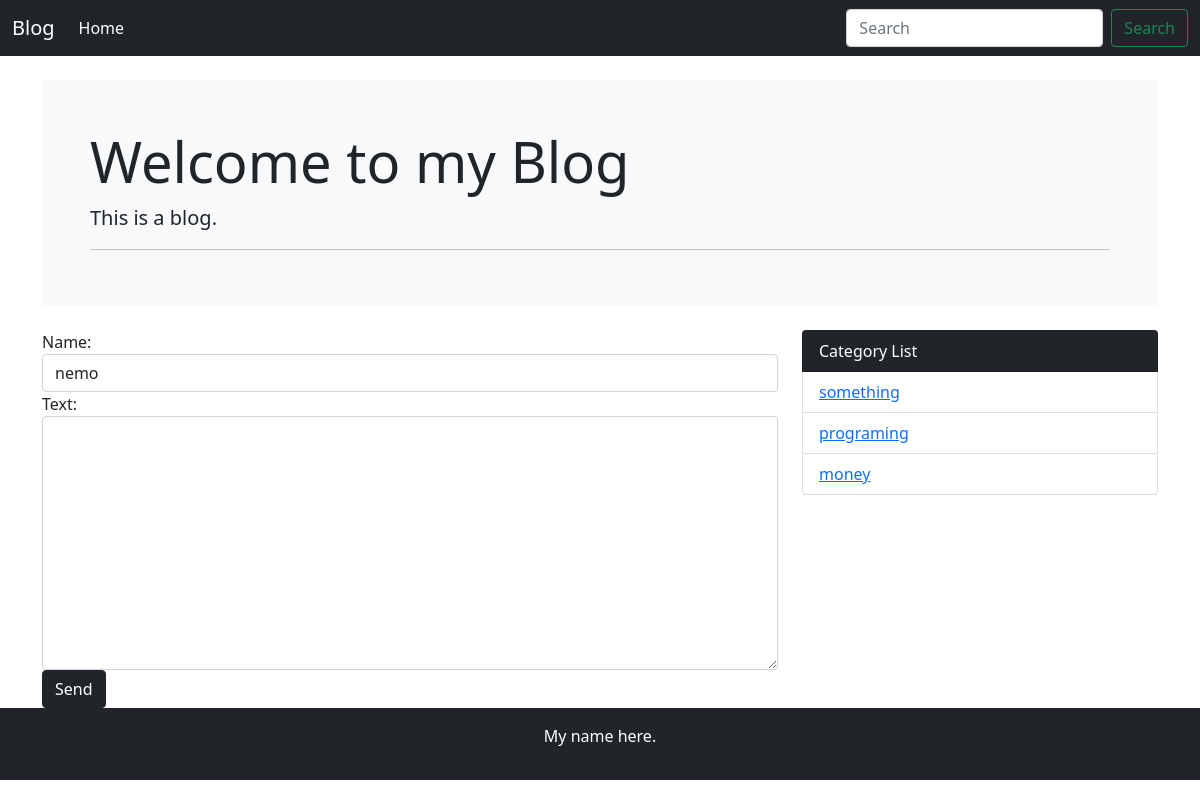
Screenshot of /comment4 with the database file from the repository.
### blog/models.py (models this page shows)
class Category(models.Model):
    name = models.CharField("Category name", max_length=255)
    created_at = models.DateTimeField("Created date", default=timezone.now)
    def __str__(self):
        return self.name

### blog/views.py (the view, shortened to what this page needs)
# urls.py: path("comment<int:post_pk>", views.CommentView.as_view(), name="comment"),
class CommentView(generic.CreateView):
    model = Comment
    form_class = CommentCreateForms

### blog/forms.py
class CommentCreateForms(forms.ModelForm):
    def __init__(self, *args, **kwargs):
        super().__init__(*args, **kwargs)
        for field in self.fields.values():
            field.widget.attrs["class"] = "form-control"
    class Meta:
        model = Comment
        fields = ["name", "text"]

### blog/context_processors.py (called while the page is built)
def common(request):
    context = {
        "category_list": Category.objects.all()
    }
    return context

### blog/templates/blog/comment_form.html (shortened to what this page needs)
{% extends 'blog/base.html' %}
{% block content %}
    <form action="" method="POST">
        {% for field in form %}
            <div class="form-group">
                <label for="{{ field_for_label }}">{{ field.label_tag }}</label>
                {{ field }}
            </div>
        {% endfor %}
        <button type="submit" class="btn btn-dark">Send</button>
    </form>
{% endblock content %}

### blog/templates/blog/base.html (shortened to what this page needs)
<!doctype html>
<html lang="ja">
  <head>
    <link href="https://cdn.jsdelivr.net/npm/bootstrap@5.1.0/dist/css/bootstrap.min.css" rel="stylesheet">
  </head>
  <body>
    <nav class="navbar navbar-expand-xl navbar-dark bg-dark">
    <div class="container-fluid">
      <a class="navbar-brand" href="#">Blog</a>
      <div class="collapse navbar-collapse" id="navbarBasic">
        <ul class="navbar-nav me-auto mb-2 mb-xl-0">
          <li class="nav-item">
            <a class="nav-link active" aria-current="page" href="{% url 'blog:index' %}">Home</a>
          </li>
        </ul>
        <form class="d-flex" method="GET" action="{% url 'blog:index' %}">
          <input class="form-control me-2" type="search" placeholder="Search" aria-label="Search" name="keyword">
          <button class="btn btn-outline-success" type="submit">Search</button>
        </form>
      </div>
    </div>
  </nav>
  <div class="container">
    <div class="bg-light p-3 p-sm-5 my-4 rounded">
      <h1 class="display-4">Welcome to my Blog</h1>
      <p class="lead">This is a blog.</p>
      <hr class="my-2">
    </div>
  </div>
    <div class="container">
      <div class="row">
        <div class="col-md-8">
          {% block content%}
          {% endblock %}
        </div>
        <div class="col-md-4">
        <ul class="list-group">
          <li class="list-group-item bg-dark text-white">Category List</li>
          {% for category in category_list %}
            <li class="list-group-item"><a href="{% url 'blog:category' category.pk %}">{{ category }}</a></li>
          {% endfor %}
        </ul>
        </div>
      </div>
    </div>
    <footer class="bg-dark text-white text-center py-3">
    <p>My name here.</p>
    </footer>
  </body>
</html>

### rows the page displays
Category: name "something"
Category: name "programing"
Category: name "money"

### other values shown
{{ field.label_tag }} "Name:" "Text:"
